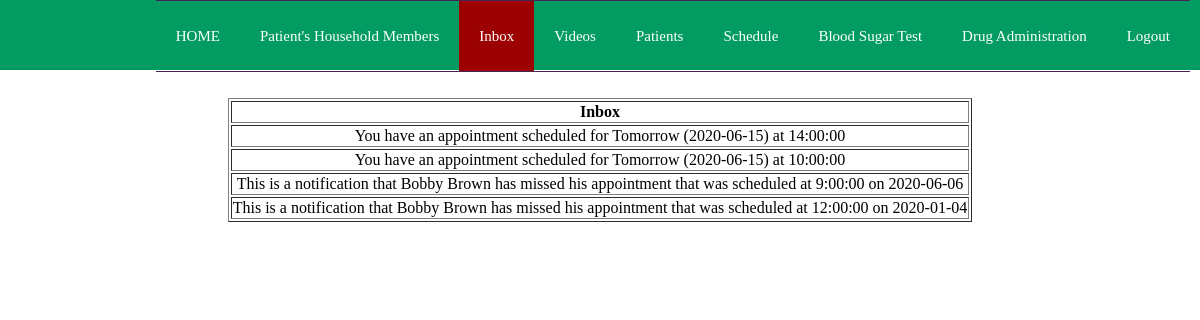
Before: /PHPinterfaceITDAProject/Inbox.php (signed in) with the older database file.
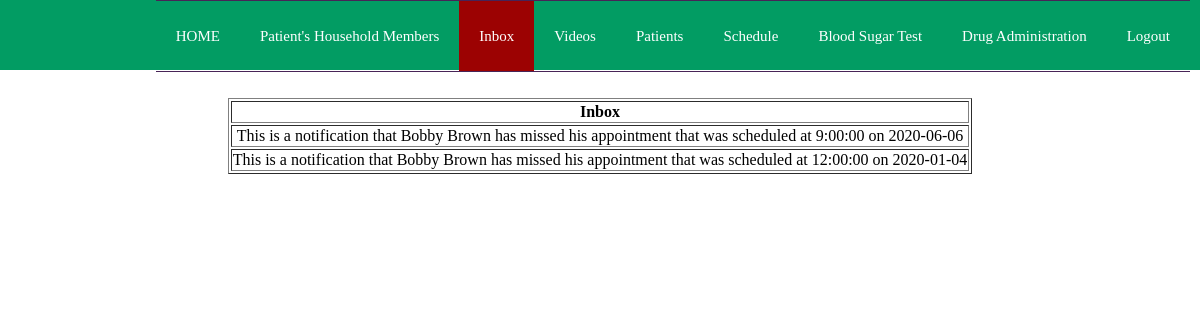
After: the same page with the newer database file.
### tables this page shows
CREATE TABLE IF NOT EXISTS `message` (
  `MessageIdentifier` int(12) NOT NULL AUTO_INCREMENT,
  `MessageContent` varchar(500) NOT NULL,
  `StaffMessageRecipient` int(12) DEFAULT NULL,
  `PatientMessageRecipient` int(12) DEFAULT NULL,
  PRIMARY KEY (`MessageIdentifier`),
  KEY `StaffMessageRecipient` (`StaffMessageRecipient`),
  KEY `PatientMessageRecipient` (`PatientMessageRecipient`)
);

### PHPinterfaceITDAProject/Inbox.php (the view, shortened to what this page needs)
<?php session_start();
	$pdo = new PDO('mysql:host=localhost;port=3306;dbname=itdaproject','CHW', 'community');
	$pdo->setAttribute(PDO::ATTR_ERRMODE, PDO::ERRMODE_EXCEPTION);
?>
<!DOCTYPE html>
<html>
    <head>
    	<link type="text/css" rel="stylesheet" href="Inbox.css">
        <header>
				<nav>
					<ul>
						<li id="homenav">
							<a href = "Home.php">HOME</a>
						</li>
						<li>
							<a href = "Household.php">Patient's Household Members</a>
						</li>
						<li style="background-color: #9c0202;">
							<a href = "Inbox.php">Inbox</a>
						</li>
						<li>
							<a href = "video.php">Videos</a>
						</li>
						<li>
							<a href = "Patient.php">Patients</a>
						</li>
						<li>
							<a href = "Schedule.php">Schedule</a>
						</li>
						<li>
							<a href = "BloodSugarTest.php">Blood Sugar Test</a>
						</li>
						<li>
							<a href = "Drug.php">Drug Administration</a>
						</li>
						<li>
							<a href = "LogOutCHW.php">Logout</a>
						</li>
					</ul>
				</nav>
			</header>
    </head>
   <br><br><br><br><br>
<?php
$statement = $pdo->prepare("SELECT MessageContent, MessageIdentifier FROM message  WHERE StaffMessageRecipient = :staffID ORDER BY MessageIdentifier DESC;");
  		$statement->execute(array(
	       ':staffID' => $_SESSION['StaffID'],
	    ));
echo '<center><table border="1" style = "text-align:center">';
echo ("<tr><th>Inbox</th></tr>");
while ( $row = $statement->fetch(PDO::FETCH_ASSOC)) {
          echo "<tr><td>";
          echo($row['MessageContent']);
          echo("</td></tr>\n");
      }
      echo "</table></center>\n";
?>
    </body>
</html>

### PHPinterfaceITDAProject/Inbox.css (style rules this page uses)
header { position:absolute; left:0; top:0; background:#029c63; box-sizing:border-box; height:70px; width:100%; padding:0 10px; }
nav { float:right; border-bottom: 1px solid #472457; border-top: 1px solid #472457; }
nav ul { margin:0; padding:0; display:flex; }
nav ul li { list-style:none; }
nav ul li a { height:70px; display:block; line-height:70px; text-decoration:none; font-size: 15px; padding:0 20px; color:#ffffff; }

Changed rows visible on the page:
no longer on this page (row edited): message: MessageContent "You have an appointment scheduled for Tomorrow (2020-06-15) at 14:00:00"
no longer on this page (row edited): message: MessageContent "You have an appointment scheduled for Tomorrow (2020-06-15) at 10:00:00"
